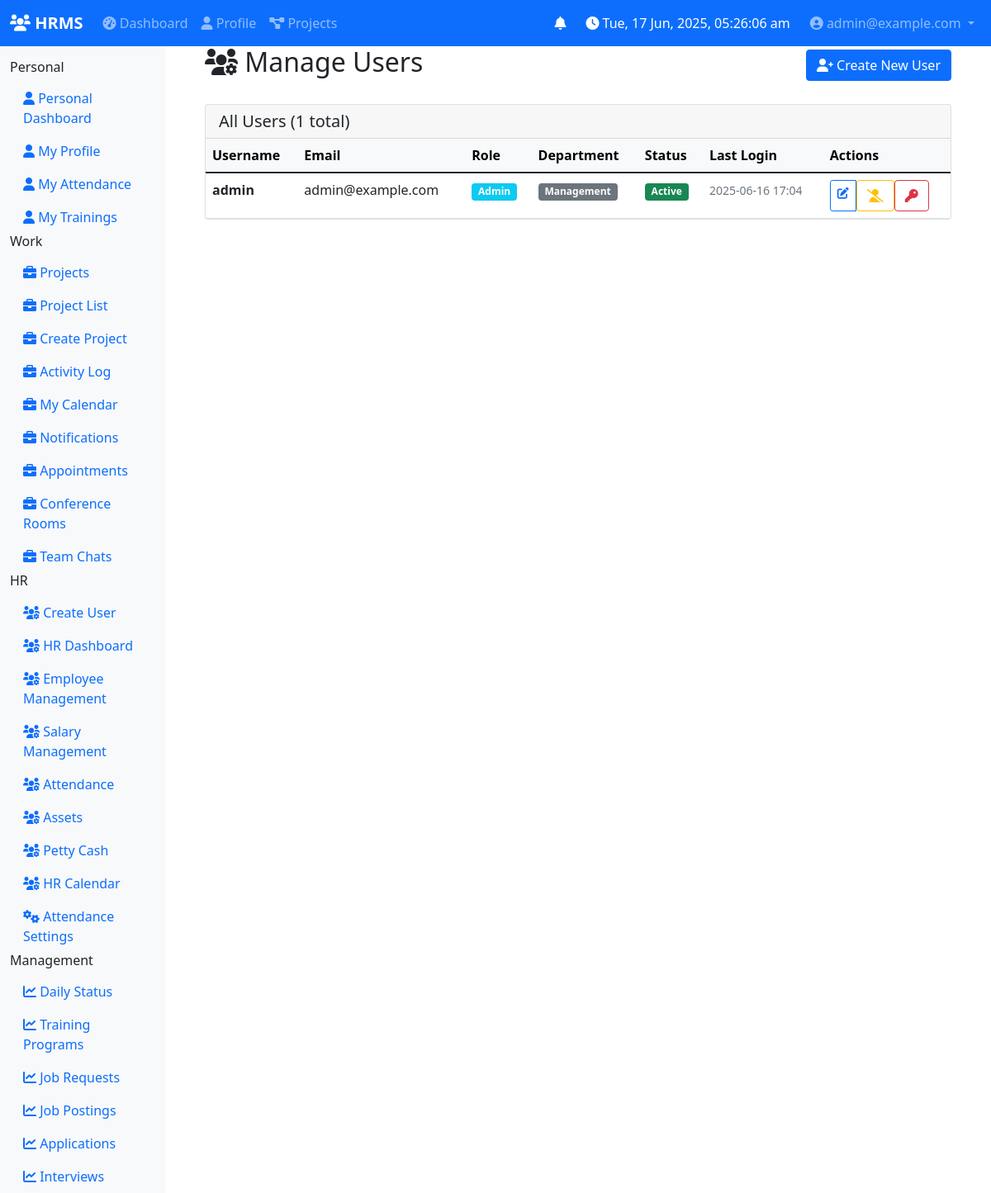
Screenshot of /auth/manage-users (signed in) with the database file from the repository.
### app/models/users.py (models this page shows, shortened)
class User(UserMixin, db.Model):
    __tablename__ = 'users'
    id = db.Column(db.Integer, primary_key=True)
    username = db.Column(db.String(64), index=True, unique=True, nullable=False)
    email = db.Column(db.String(120), index=True, unique=True, nullable=False)
    password_hash = db.Column(db.String(128))
    role_id = db.Column(db.Integer, db.ForeignKey('roles.id'))
    is_active = db.Column(db.Boolean, default=True)
    created_at = db.Column(db.DateTime, default=datetime.utcnow)
    updated_at = db.Column(db.DateTime, default=datetime.utcnow, onupdate=datetime.utcnow)
    department = db.Column(db.String(50))  # New field for department assignment
    last_login = db.Column(db.DateTime)
    role = db.relationship('Role', back_populates='users')
    employee = db.relationship('Employee', back_populates='user', uselist=False)
    DEPARTMENTS = [
        'Management',
        'General Manager',
        'HR',
        'EPR Compliance',
        'Project Development',
        'Digital Marketing',
        'Business Development'
    ]
    def has_role(self, role_name):
        return self.role and self.role.name == role_name
    def is_admin(self):
        return self.has_role('Admin')
    def can_edit_user(self, target_user):
        if self.is_admin():
            return True
    def can_reset_password(self, target_user):
        if self.is_admin():
            return True

class Role(db.Model):
    __tablename__ = 'roles'
    id = db.Column(db.Integer, primary_key=True)
    name = db.Column(db.String(64), unique=True, nullable=False)
    description = db.Column(db.String(255))
    users = db.relationship('User', back_populates='role', lazy='dynamic')

### app/auth/routes.py (the view)
@bp.route('/manage-users')
@login_required
@role_required('Admin', 'HR')
def manage_users():
    users = User.query.all()
    return render_template('auth/manage_users.html', users=users)

### app/templates/auth/manage_users.html (shortened to what this page needs)
{% extends "base.html" %}
{% block content %}
<div class="container-fluid">
    <div class="row">
        <div class="col-12">
            <div class="d-flex justify-content-between align-items-center mb-4">
                <h2><i class="fas fa-users-cog"></i> Manage Users</h2>
                <a href="{{ url_for('auth.create_user') }}" class="btn btn-primary">
                    <i class="fas fa-user-plus"></i> Create New User
                </a>
            </div>
            <div class="card">
                <div class="card-header">
                    <h5 class="mb-0">All Users ({{ users|length }} total)</h5>
                </div>
                <div class="card-body p-0">
                    {% if users %}
                    <div class="table-responsive">
                        <table class="table table-hover mb-0">
                            <thead class="table-light">
                                <tr>
                                    <th>Username</th>
                                    <th>Email</th>
                                    <th>Role</th>
                                    <th>Department</th>
                                    <th>Status</th>
                                    <th>Last Login</th>
                                    <th>Actions</th>
                                </tr>
                            </thead>
                            <tbody>
                                {% for user in users %}
                                <tr>
                                    <td>
                                        <strong>{{ user.username }}</strong>
                                    </td>
                                    <td>{{ user.email }}</td>
                                    <td>
                                        <span class="badge bg-info">
                                            {{ user.role.name if user.role else 'No Role' }}
                                        </span>
                                    </td>
                                    <td>
                                        {% if user.department %}
                                        <span class="badge bg-secondary">{{ user.department }}</span>
                                        {% else %}
                                        <span class="text-muted">Not Assigned</span>
                                        {% endif %}
                                    </td>
                                    <td>
                                        {% if user.is_active %}
                                        <span class="badge bg-success">Active</span>
                                        {% else %}
                                        <span class="badge bg-danger">Inactive</span>
                                        {% endif %}
                                    </td>
                                    <td>
                                        {% if user.last_login %}
                                        <small class="text-muted">
                                            {{ user.last_login.strftime('%Y-%m-%d %H:%M') }}
                                        </small>
                                        {% else %}
                                        <span class="text-muted">Never</span>
                                        {% endif %}
                                    </td>
                                    <td>
                                        <div class="btn-group btn-group-sm" role="group">
                                            {% if current_user.can_edit_user(user) %}
                                            <a href="{{ url_for('auth.edit_user', user_id=user.id) }}"
                                               class="btn btn-outline-primary" title="Edit User">
                                                <i class="fas fa-edit"></i>
                                            </a>
                                            {% else %}
                                            <button class="btn btn-outline-secondary" disabled title="No permission to edit">
                                                <i class="fas fa-edit"></i>
                                            </button>
                                            {% endif %}
                                            {% if current_user.can_edit_user(user) %}
                                                {% if user.is_active %}
                                                <form method="POST" action="{{ url_for('auth.deactivate_user', user_id=user.id) }}"
                                                      style="display: inline;" onsubmit="return confirm('Are you sure you want to deactivate this user?')">
                                                    <button type="submit" class="btn btn-outline-warning" title="Deactivate User">
                                                        <i class="fas fa-user-slash"></i>
                                                    </button>
                                                </form>
                                                {% endif %}
                                            {% else %}
                                                <button class="btn btn-outline-secondary" disabled title="No permission">
                                                    <i class="fas fa-user-slash"></i>
                                                </button>
                                            {% endif %}
                                            {% if current_user.can_reset_password(user) %}
                                            <form method="POST" action="{{ url_for('auth.reset_password', user_id=user.id) }}"
                                                  style="display: inline;" onsubmit="return confirm('Are you sure you want to reset this user&apos;s password?')">
                                                <button type="submit" class="btn btn-outline-danger" title="Reset Password">
                                                    <i class="fas fa-key"></i>
                                                </button>
                                            </form>
                                            {% else %}
                                            <button class="btn btn-outline-secondary" disabled title="No permission to reset password">
                                                <i class="fas fa-key"></i>
                                            </button>
                                            {% endif %}
                                        </div>
                                    </td>
                                </tr>
                                {% endfor %}
                            </tbody>
                        </table>
                    </div>
                    {% endif %}
                </div>
            </div>
        </div>
    </div>
</div>
{% endblock %}

### app/templates/base.html (shortened to what this page needs)
<!DOCTYPE html>
<html lang="en">
<head>
    <link href="https://cdn.jsdelivr.net/npm/bootstrap@5.1.3/dist/css/bootstrap.min.css" rel="stylesheet">
    <link href="https://cdnjs.cloudflare.com/ajax/libs/font-awesome/6.0.0/css/all.min.css" rel="stylesheet">
</head>
<body>
    <nav class="navbar navbar-expand-lg navbar-dark bg-primary">
        <div class="container-fluid">
            <a class="navbar-brand" href="{{ url_for('core.dashboard') }}">
                <i class="fas fa-users"></i> HRMS
            </a>
            <div class="collapse navbar-collapse" id="navbarNav">
                <ul class="navbar-nav me-auto">
                    {% if current_user.is_authenticated %}
                    <li class="nav-item">
                        <a class="nav-link" href="{{ url_for('core.dashboard') }}">
                            <i class="fas fa-tachometer-alt"></i> Dashboard
                        </a>
                    </li>
                    <li class="nav-item">
                        <a class="nav-link" href="{{ url_for('employee.profile') }}">
                            <i class="fas fa-user"></i> Profile
                        </a>
                    </li>
                    <li class="nav-item">
                        <a class="nav-link" href="{{ url_for('project.dashboard') }}">
                            <i class="fas fa-project-diagram"></i> Projects
                        </a>
                    </li>
                    {% endif %}
                </ul>
                <ul class="navbar-nav">
                    {% if current_user.is_authenticated %}
                    <li class="nav-item dropdown me-3">
                        <a class="nav-link position-relative" href="#" id="notificationDropdown" role="button" data-bs-toggle="dropdown">
                            <i class="fas fa-bell text-white"></i>
                        </a>
                    </li>
                    <li class="nav-item d-flex align-items-center me-3">
                        <i class="fas fa-clock text-white me-1"></i>
                        <span class="nav-link text-white p-0" id="live-clock-ist"></span>
                    </li>
                    <li class="nav-item dropdown">
                        <a class="nav-link dropdown-toggle" href="#" id="navbarDropdown" role="button" data-bs-toggle="dropdown">
                            <i class="fas fa-user-circle"></i> {{ current_user.email }}
                        </a>
                    </li>
                    {% else %}
                    <li class="nav-item">
                        <a class="nav-link" href="{{ url_for('auth.login') }}">
                            <i class="fas fa-sign-in-alt"></i> Login
                        </a>
                    </li>
                    {% endif %}
                </ul>
            </div>
        </div>
    </nav>
    <div class="container-fluid">
        <div class="row">
            {% if current_user.is_authenticated %}
            <nav class="col-md-3 col-lg-2 d-md-block sidebar collapse">
                <div class="position-sticky pt-3">
                    <nav class="sidebar-nav">
                        {% set modules = get_accessible_modules(current_user) %}
                        {% if modules.personal %}
                        <div class="nav-section">
                            <h6 class="sidebar-heading">Personal</h6>
                            <ul class="nav flex-column">
                                {% for name, data in modules.personal.items() %}
                                <li class="nav-item">
                                    <a class="nav-link" href="{{ url_for(data.route) }}">
                                        <i class="fas fa-user"></i> {{ data.label }}
                                    </a>
                                </li>
                                {% endfor %}
                            </ul>
                        </div>
                        {% endif %}
                        {% if modules.work %}
                        <div class="nav-section">
                            <h6 class="sidebar-heading">Work</h6>
                            <ul class="nav flex-column">
                                {% for name, data in modules.work.items() %}
                                <li class="nav-item">
                                    <a class="nav-link" href="{{ url_for(data.route) }}">
                                        <i class="fas fa-briefcase"></i> {{ data.label }}
                                    </a>
                                </li>
                                {% endfor %}
                            </ul>
                        </div>
                        {% endif %}
                        {% if modules.hr %}
                        <div class="nav-section">
                            <h6 class="sidebar-heading">HR</h6>
                            <ul class="nav flex-column">
                                {% for name, data in modules.hr.items() %}
                                <li class="nav-item">
                                    <a class="nav-link" href="{{ url_for(data.route) }}">
                                        <i class="fas fa-users-cog"></i> {{ data.label }}
                                    </a>
                                </li>
                                {% endfor %}
                                {% if current_user.has_role('Admin') %}
                                <li class="nav-item">
                                    <a class="nav-link" href="{{ url_for('hr.attendance_settings') }}">
                                        <i class="fas fa-cogs"></i> Attendance Settings
                                    </a>
                                </li>
                                {% endif %}
                            </ul>
                        </div>
                        {% endif %}
                        {% if modules.management %}
                        <div class="nav-section">
                            <h6 class="sidebar-heading">Management</h6>
                            <ul class="nav flex-column">
                                {% for name, data in modules.management.items() %}
                                <li class="nav-item">
                                    <a class="nav-link" href="{{ url_for(data.route) }}">
                                        <i class="fas fa-chart-line"></i> {{ data.label }}
                                    </a>
                                </li>
                                {% endfor %}
                            </ul>
                        </div>
                        {% endif %}
                    </nav>
                </div>
            </nav>
            <main class="col-md-9 ms-sm-auto col-lg-10 px-md-4">
            {% else %}
            <main class="col-12">
            {% endif %}
                {% block content %}{% endblock %}
            </main>
        </div>
    </div>
</body>
</html>

### rows the page displays
User: email "admin@example.com", is_active True (drawn), username "admin", role "Admin", department "Management", last_login "2025-06-16 17:04"

### other values shown
{{ data.label }} "Personal Dashboard" "My Profile" "My Attendance" "My Trainings"
{{ data.label }} "Projects" "Project List" "Create Project" "Activity Log" "My Calendar" "Notifications" "Appointments" "Conference Rooms" "Team Chats"
{{ data.label }} "Create User" "HR Dashboard" "Employee Management" "Salary Management" "Attendance" "Assets" "Petty Cash" "HR Calendar"
{{ data.label }} "Daily Status" "Training Programs" "Job Requests" "Job Postings" "Applications" "Interviews"
{{ users|length }} "1"
